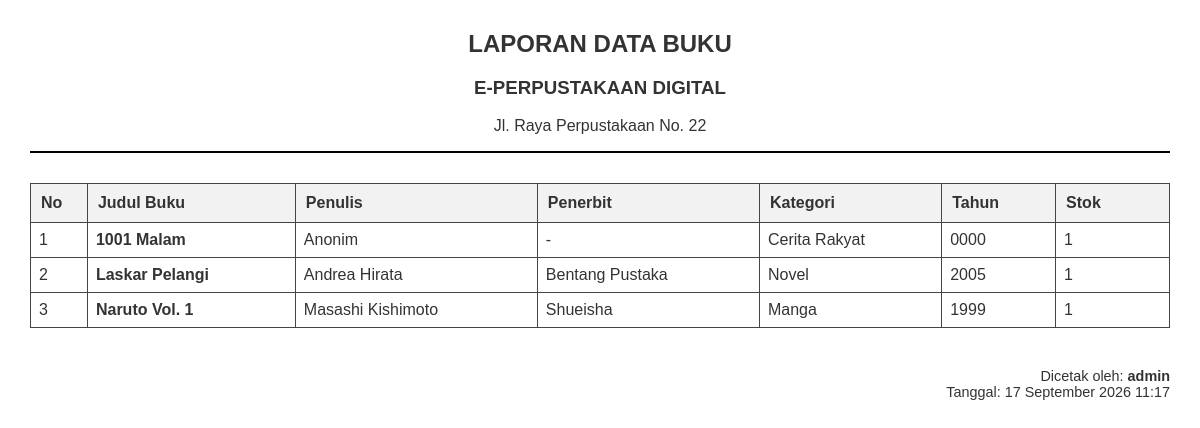
The page /laporan_buku.php (signed in) on the database as committed earlier.
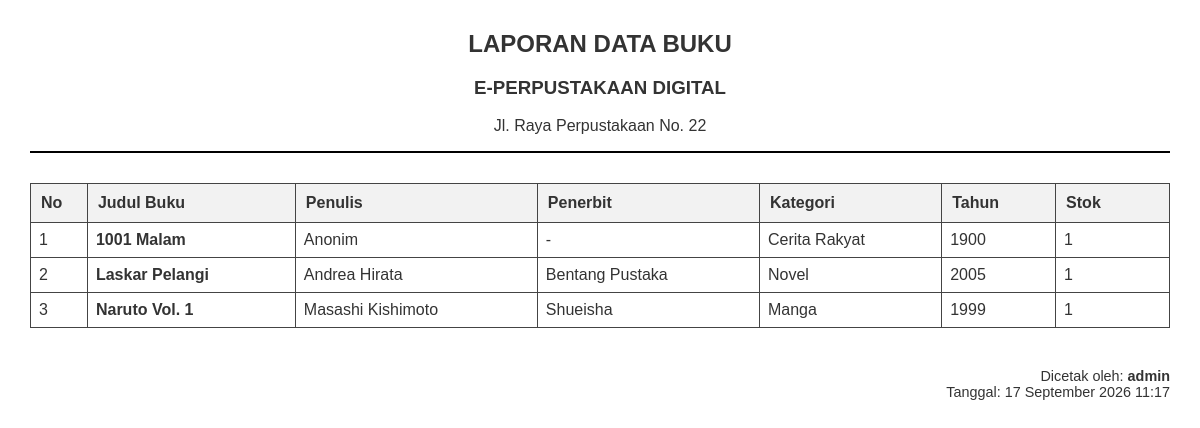
The same page on the database as committed later.
### tables this page shows
CREATE TABLE IF NOT EXISTS `buku` (
  `id` INT UNSIGNED NOT NULL AUTO_INCREMENT,
  `Judul` VARCHAR(255) NOT NULL,
  `Penulis` VARCHAR(255) NOT NULL,
  `Kategori` VARCHAR(150) NULL,
  `penerbit` VARCHAR(255) NULL,
  `tahun` SMALLINT NULL,
  `Stok` INT NOT NULL DEFAULT 0,
  `Cover` VARCHAR(255) NOT NULL DEFAULT 'default.jpeg',
  PRIMARY KEY (`id`),
  KEY `idx_buku_judul` (`Judul`),
  KEY `idx_buku_kategori` (`Kategori`)
);

### laporan_buku.php (the view, shortened to what this page needs)
<?php
include 'config/koneksi.php';
$query = mysqli_query($conn, "SELECT * FROM buku ORDER BY Judul ASC");
?>
<!DOCTYPE html>
<html>
<head>
</head>
<body>
    <div class="header">
        <h2>LAPORAN DATA BUKU</h2>
        <h3>E-PERPUSTAKAAN DIGITAL</h3>
        <p>Jl. Raya Perpustakaan No. 22</p>
        <hr style="border: 1px solid #000;">
    </div>
    <table>
        <thead>
            <tr>
                <th style="width: 5%;">No</th>
                <th>Judul Buku</th>
                <th>Penulis</th>
                <th>Penerbit</th>
                <th>Kategori</th>
                <th style="width: 10%;">Tahun</th>
                <th style="width: 10%;">Stok</th>
            </tr>
        </thead>
        <tbody>
            <?php
            $no = 1;
            while($row = mysqli_fetch_assoc($query)){
            ?>
                <tr>
                    <td><?= $no++; ?></td>
                    <td><strong><?= htmlspecialchars($row['Judul']); ?></strong></td>
                    <td><?= htmlspecialchars($row['Penulis']); ?></td>
                    <td><?= htmlspecialchars($row['penerbit']); ?></td>
                    <td><?= htmlspecialchars($row['Kategori']); ?></td>
                    <td><?= $row['tahun']; ?></td>
                    <td><?= $row['Stok']; ?></td>
                </tr>
            <?php } ?>
        </tbody>
    </table>
    <div class="footer-date">
        Dicetak oleh: <strong><?= htmlspecialchars($_SESSION['username']); ?></strong><br>
        Tanggal: <?= date('d F Y H:i'); ?>
    </div>
</body>
</html>

### laporan_buku.php (style rules this page uses)
body { font-family: Arial, sans-serif; margin: 30px; color: #333; }
.header { text-align: center; margin-bottom: 30px; }
.header h2 { margin: 5px 0; }
table { width: 100%; border-collapse: collapse; margin-top: 20px; }
table, th, td { border: 1px solid #444; }
th { background-color: #f2f2f2; padding: 10px; text-align: left; }
td { padding: 8px; }
.footer-date { text-align: right; margin-top: 40px; font-size: 0.9em; }

Rows that differ between the two databases and show on the page:
changed buku "1001 Malam": tahun "0000" → "1900"
